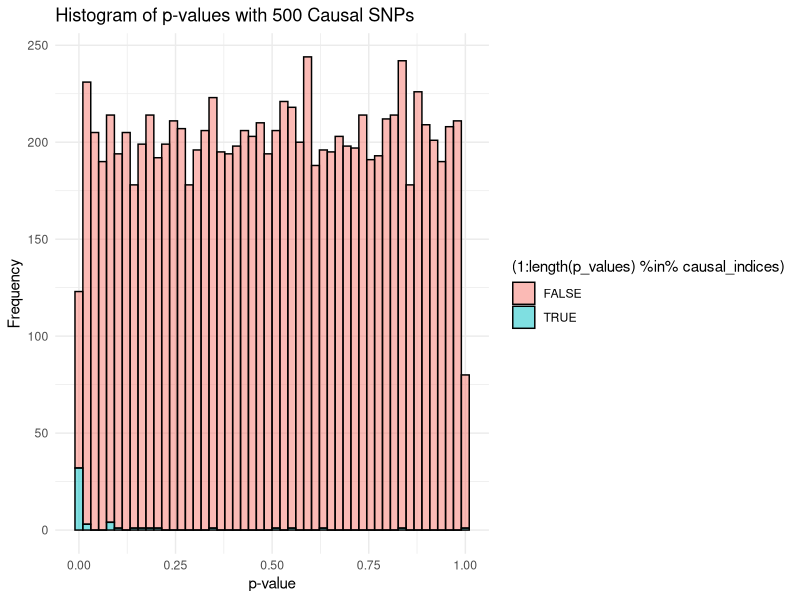
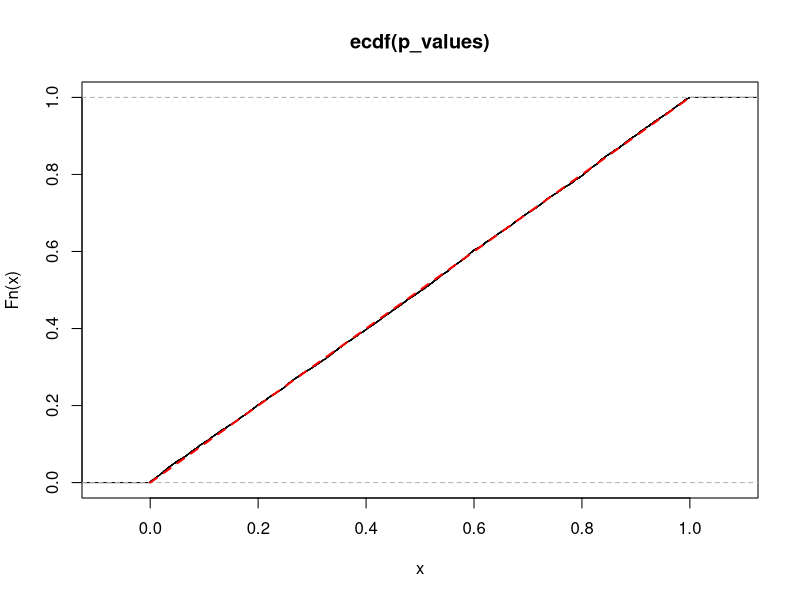
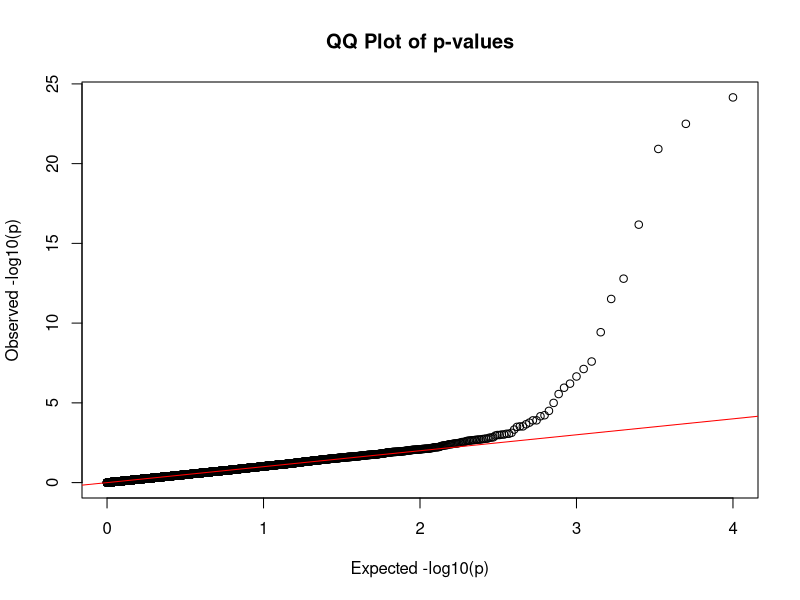

These charts were generated, in order, by the following R code:
# Load necessary library
library(ggplot2)

# Set seed for reproducibility
set.seed(123)

# Number of individuals and SNPs
n_individuals <- 5000  # Number of individuals
n_snps <- 10000  # Total number of SNPs
n_causal <- 50  # Number of true causal SNPs

# Simulate genotype matrix (random binomial draws, assuming MAF ~ 0.5)
genotypes <- matrix(rbinom(n_individuals * n_snps, 2, 0.5), nrow = n_individuals, ncol = n_snps)

# Assign effect sizes: 
# - 500 SNPs have a true effect, drawn from a normal distribution
# - The rest have no effect
effect_sizes <- rep(0, n_snps)  # Default effect size = 0
causal_indices <- sample(1:n_snps, n_causal)  # Randomly select causal SNPs
effect_sizes[causal_indices] <- rnorm(n_causal, mean = 0, sd = 1)  # Small effect sizes

# Simulate phenotype as a function of causal SNPs + noise
genetic_contribution <- genotypes[, causal_indices] %*% effect_sizes[causal_indices]
phenotype <- genetic_contribution + rnorm(n_individuals, sd = 10)  # Add random noise

# Function to compute p-value for association (linear regression)
compute_p_value <- function(geno, pheno) {
  model <- lm(pheno ~ geno)
  summary(model)$coefficients[2, 4]  # Extract p-value for genotype effect
}

# Compute p-values for all SNPs
p_values <- apply(genotypes, 2, compute_p_value, pheno = phenotype)

# Plot histogram of p-values
ggplot(data.frame(p_values), aes(x = p_values,    fill=(1:length(p_values) %in% causal_indices)        )) +
  geom_histogram(bins = 50, alpha = 0.5, color = "black") +
  labs(title = "Histogram of p-values with 500 Causal SNPs",
       x = "p-value",
       y = "Frequency") +
  theme_minimal()

# Alternatively, plot CDF of p-values
plot(ecdf(p_values))
lines(x=c(0,1),y=c(0,1), col="red", lwd=2, lty=2)

# QQ plot to compare observed vs. expected p-values
expected_pvals <- (1:n_snps) / n_snps
qqplot(-log10(expected_pvals), -log10(sort(p_values)),
       xlab = "Expected -log10(p)", ylab = "Observed -log10(p)", main = "QQ Plot of p-values")
abline(0, 1, col = "red")
